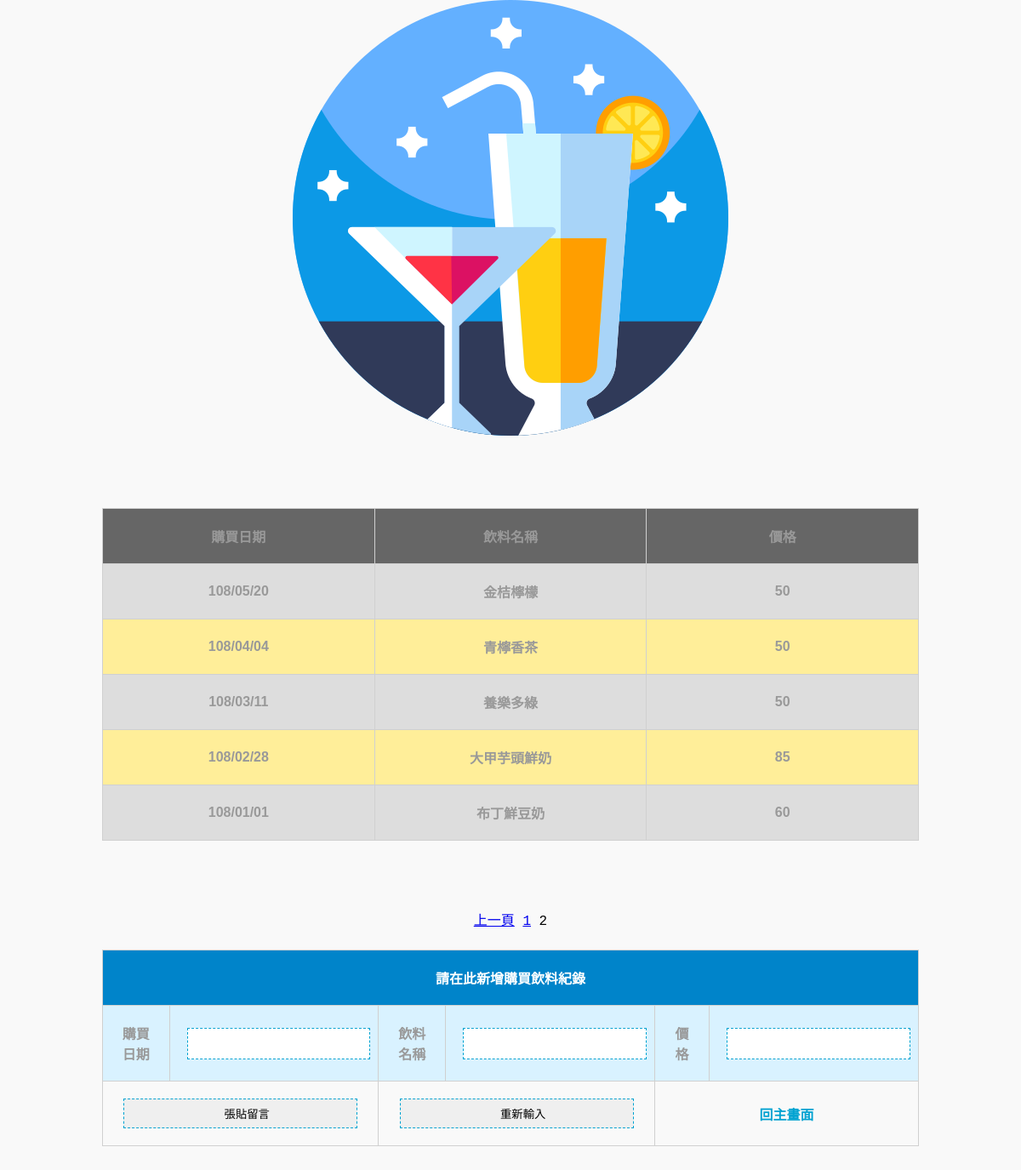
The page /drink.php?page=2 on the database its author committed.
### tables this page shows
CREATE TABLE `product_list` (
  `drink_date` varchar(20) NOT NULL DEFAULT '',
  `drink_name` varchar(30) NOT NULL DEFAULT '',
  `price` int(11) NOT NULL DEFAULT '0'
);

### dbtools.inc.php (called while the page is built, shortened)
<?php
  function execute_sql($link, $database, $sql)
  {
    mysqli_select_db($link, $database)
      or die("開啟資料庫失敗: " . mysqli_error($link));
    $result = mysqli_query($link, $sql);
    return $result;
  }
?>

### drink.php (the view, shortened to what this page needs)
<!doctype html>
<html>
  <head>
	<link rel="stylesheet" href="style.css" type="text/css" />
  </head>
  <body>
    <center>
    <table align="center">
	<img src="drink.png">
    <?php
      require_once("dbtools.inc.php");
      $records_per_page = 5;
      if (isset($_GET["page"]))
        $page = $_GET["page"];
      else
        $page = 1;
      $link = create_connection();
      $sql = "SELECT * FROM product_list ORDER BY drink_date DESC";
      $result = execute_sql($link,"db_DrinkSystem",$sql);
      $total_records = Mysqli_num_rows($result);
      $total_pages = ceil($total_records / $records_per_page);
      $started_record = $records_per_page * ($page - 1);
      Mysqli_data_seek($result, $started_record);
      $bg[0] = "#DDDDDD";
      $bg[1] = "#FFEE99";
      $bg[2] = "#DDDDDD";
      $bg[3] = "#FFEE99";
      $bg[4] = "#DDDDDD";
      echo "<table width='800' align='center' cellspacing='3' style='table-layout:fixed'>";
      echo "<tr bgcolor='#666666' align='center' >";
      echo "<th>購買日期</th>";
      echo "<th>飲料名稱</th>";
      echo "<th>價格</th></tr>";
      $j = 1;
      while ($row = Mysqli_fetch_assoc($result) and $j <= $records_per_page)
      {
        echo "<tr bgcolor='" . $bg[$j - 1] . "'>";
        echo "<th >" . $row["drink_date"] . "</th>";
	echo "<th >" . $row["drink_name"] . "</th>";
        echo "<th >" . $row["price"] . "</th></tr>";
        $j++;
      }
      echo "</table>" ;
      echo "<p align='center'>";
      if ($page > 1)
        echo "<a href='drink.php?page=". ($page - 1) . "'>上一頁</a> ";
      for ($i = 1; $i <= $total_pages; $i++)
      {
        if ($i == $page)
          echo "$i ";
        else
          echo "<a href='drink.php?page=$i'>$i</a> ";
      }
      echo "</p>";
    ?>
    <form name="myForm" method="post" action="post.php">
      <table border="0" width="800" align="center" cellspacing="0">
        <tr bgcolor="#0084CA" align="center" >
          <td colspan="6">
            <font color="#FFFFFF">請在此新增購買飲料紀錄</font></td>
        </tr>
        <tr bgcolor="#D9F2FF">
          <th >購買日期</th>
          <td ><input name="drink_date" type="text" size="50"></td>
          <th>飲料名稱</th>
          <td ><input name="drink_name" type="text" size="50"></td>
          <th>價格</th>
          <td ><input name="price" type="text" size="50"></td>
        </tr>
        <tr  >
          <td align="center" colspan="2">
            <input type="button" value="張貼留言" onClick="check_data()">
          </td>
	  <td align="center" colspan="2">
          <input type="reset" value="重新輸入">
          </td>
          <td align="center" colspan="2" >
          <a href="main.php">回主畫面</a>
	  </td>
	     </tr>
      </table>
    </form>
  </body>
</html>

### style.css (style rules this page uses)
* { margin:0; padding:0; }
body { background:#f9f9f9; font-family:"Courier New", Courier, monospace; }
table { width:80%; font-family:Tahoma, Geneva, sans-serif; font-weight:bolder; color:#999; margin-bottom:80px; }
table a { text-decoration:none; color:#00a2d1; }
table,td,th { border-collapse:collapse; border:solid #d0d0d0 1px; padding:20px; }
table td input { width:97%; height:35px; border:dashed #00a2d1 1px; padding-left:15px; font-family:Verdana, Geneva, sans-serif; box-shadow:0px 0px 0px rgba(1,0,0,0.2); outline:none; }

### rows shown on the page
product_list: drink_date "108/05/20", drink_name "金桔檸檬", price "50"
product_list: drink_date "108/04/04", drink_name "青檸香茶", price "50"
product_list: drink_date "108/03/11", drink_name "養樂多綠", price "50"
product_list: drink_date "108/02/28", drink_name "大甲芋頭鮮奶", price "85"
product_list: drink_date "108/01/01", drink_name "布丁鮮豆奶", price "60"
